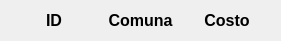
     <widget class="QWidget" name="horizontalLayoutWidget_3">
      <property name="geometry">
       <rect>
        <x>340</x>
        <y>0</y>
        <width>281</width>
        <height>33</height>
       </rect>
      </property>
      <layout class="QHBoxLayout" name="HLayout_titulo_2">
       <property name="spacing">
        <number>0</number>
       </property>
       <item>
        <widget class="QLabel" name="label_10">
         <property name="frameShape">
          <enum>QFrame::NoFrame</enum>
         </property>
         <property name="frameShadow">
          <enum>QFrame::Sunken</enum>
         </property>
         <property name="lineWidth">
          <number>1</number>
         </property>
         <property name="text">
          <string>&lt;html&gt;&lt;head/&gt;&lt;body&gt;&lt;p align=&quot;center&quot;&gt;&lt;span style=&quot; font-size:12pt; font-weight:600;&quot;&gt;ID&lt;/span&gt;&lt;/p&gt;&lt;/body&gt;&lt;/html&gt;</string>
         </property>
         <property name="textFormat">
          <enum>Qt::AutoText</enum>
         </property>
         <property name="alignment">
          <set>Qt::AlignCenter</set>
         </property>
         <property name="textInteractionFlags">
          <set>Qt::NoTextInteraction</set>
         </property>
        </widget>
       </item>
       <item>
        <widget class="QLabel" name="label_11">
         <property name="frameShape">
          <enum>QFrame::NoFrame</enum>
         </property>
         <property name="frameShadow">
          <enum>QFrame::Sunken</enum>
         </property>
         <property name="lineWidth">
          <number>1</number>
         </property>
         <property name="text">
          <string>&lt;html&gt;&lt;head/&gt;&lt;body&gt;&lt;p align=&quot;center&quot;&gt;&lt;span style=&quot; font-size:12pt; font-weight:600;&quot;&gt;Comuna&lt;/span&gt;&lt;/p&gt;&lt;/body&gt;&lt;/html&gt;</string>
         </property>
         <property name="alignment">
          <set>Qt::AlignCenter</set>
         </property>
         <property name="textInteractionFlags">
          <set>Qt::NoTextInteraction</set>
         </property>
        </widget>
       </item>
       <item>
        <widget class="QLabel" name="label_12">
         <property name="frameShape">
          <enum>QFrame::NoFrame</enum>
         </property>
         <property name="frameShadow">
          <enum>QFrame::Sunken</enum>
         </property>
         <property name="lineWidth">
          <number>1</number>
         </property>
         <property name="text">
          <string>&lt;html&gt;&lt;head/&gt;&lt;body&gt;&lt;p align=&quot;center&quot;&gt;&lt;span style=&quot; font-size:12pt; font-weight:600;&quot;&gt;Costo&lt;/span&gt;&lt;/p&gt;&lt;/body&gt;&lt;/html&gt;</string>
         </property>
         <property name="alignment">
          <set>Qt::AlignCenter</set>
         </property>
         <property name="textInteractionFlags">
          <set>Qt::NoTextInteraction</set>
         </property>
        </widget>
       </item>
      </layout>
     </widget>
